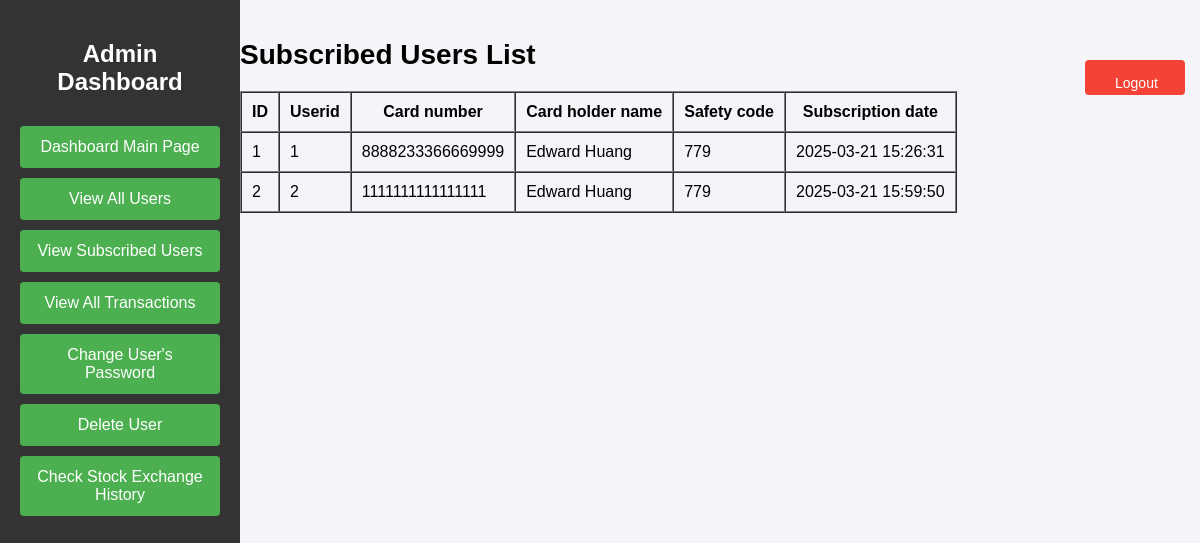
Page /view_subscribed_users on the committed database.
### tables this page shows
CREATE TABLE subscriptions (
            id INTEGER PRIMARY KEY AUTOINCREMENT,
            userid INTEGER,
            card_number TEXT,
            cardholder_name TEXT,
            safety_code TEXT,
            subscription_date TEXT,
            FOREIGN KEY (userid) REFERENCES users(id)
        );

### app/routes.py (the view)
@bp.route('/view_subscribed_users')
def view_subscribed_users():
    users = admin_view_subscribed_users()
    return render_template('view_subscribed_users.html', users=users)

### app/database_helper.py (called while the page is built)
def admin_view_subscribed_users():
    conn = sqlite3.connect(DB_NAME)
    cursor = conn.cursor()
    cursor.execute('SELECT * FROM subscriptions')
    users = cursor.fetchall()  # Fetch all records
    conn.close()
    return users

### app/templates/view_subscribed_users.html (shortened to what this page needs)
<!DOCTYPE html>
<html lang="en">
<head>
    <link rel="stylesheet" href="{{ url_for('static', filename='style.css') }}">
</head>
<body>
    <button style="width: 100px; height:35px;" class="logout-button" onclick="window.location.href='{{ url_for('auth.logout') }}'">Logout</button>
    <div class="sidebar">
        <h2>Admin Dashboard</h2>
        <form action="{{ url_for('main.admin_dashboard') }}" method="get">
            <button type="submit" class="sidebar-button">Dashboard Main Page</button>
        </form>
        <form action="{{ url_for('main.view_users') }}" method="get">
            <button type="submit" class="sidebar-button">View All Users</button>
        </form>
        <form action="{{ url_for('main.view_subscribed_users') }}" method="get">
            <button type="submit" class="sidebar-button">View Subscribed Users</button>
        </form>
        <form action="{{ url_for('main.view_transactions') }}" method="get">
            <button type="submit" class="sidebar-button">View All Transactions</button>
        </form>
        <form action="{{ url_for('main.change_user_password') }}" method="get">
            <button type="submit" class="sidebar-button">Change User's Password</button>
        </form>
        <form action="{{ url_for('main.delete_user') }}" method="get">
            <button type="submit" class="sidebar-button">Delete User</button>
        </form>
        <form action="{{ url_for('main.stock_record_analysis') }}" method="get">
            <button type="submit" class="sidebar-button">Check Stock Exchange History</button>
        </form>
    </div>
    <div class="content">
        <h1>Subscribed Users List</h1>
        <table border="1" cellpadding="10" cellspacing="0" class="user-table">
            <thead>
                <tr>
                    <th>ID</th>
                    <th>Userid</th>
                    <th>Card number</th>
                    <th>Card holder name</th>
                    <th>Safety code</th>
                    <th>Subscription date</th>
                </tr>
            </thead>
            <tbody>
                {% for user in users %}
                    <tr>
                        <td>{{ user[0] }}</td>
                        <td>{{ user[1] }}</td>
                        <td>{{ user[2] }}</td>
                        <td>{{ user[3] }}</td>
                        <td>{{ user[4] }}</td>
                        <td>{{ user[5] }}</td>
                    </tr>
                {% endfor %}
            </tbody>
        </table>
    </div>
</body>
</html>

### app/static/style.css (style rules this page uses)
body { font-family: Arial, sans-serif; background-color: #f4f4f9; margin: 0; padding: 0; }
.sidebar { width: 200px; background-color: #333; position: fixed; top: 0; left: 0; height: 100%; color: white; padding: 20px; }
.sidebar h2 { text-align: center; color: #fff; }
.content { margin-left: 220px; padding: 20px; position: relative; }
h1 { font-size: 28px; margin-bottom: 20px; }
button { width: 100%; padding: 12px; background-color: #4CAF50; border: none; border-radius: 4px; color: white; font-size: 16px; cursor: pointer; margin-top: 10px; transition: background-color 0.3s; }
.logout-button { position: absolute; top: 50px; right: 15px; padding: 15px 30px; background-color: #f44336; color: white; font-size: 14px; border: none; border-radius: 4px; cursor: pointer; transition: background-color 0.3s; z-index: 10; }

### rows in the picture
subscriptions: id "1", userid "1", card_number "8888233366669999", cardholder_name "Edward Huang", safety_code "779", subscription_date "2025-03-21 15:26:31"
subscriptions: id "2", userid "2", card_number "1111111111111111", cardholder_name "Edward Huang", safety_code "779", subscription_date "2025-03-21 15:59:50"
